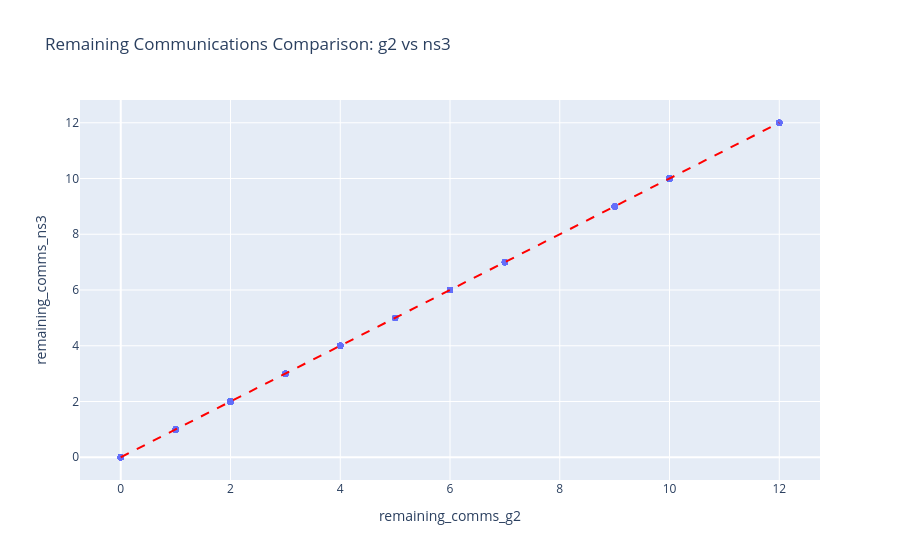

The notebook cell this image was saved under:
### Markdown cell above
## Remaining Communications Comparison (g2 vs ns3)

### Code cell
fig = px.scatter(df, x='remaining_comms_g2', y='remaining_comms_ns3', 
                 hover_data=['node_name', 'sys_id'],
                 title='Remaining Communications Comparison: g2 vs ns3')
fig.add_shape(type='line', x0=df['remaining_comms_g2'].min(), y0=df['remaining_comms_g2'].min(), x1=df['remaining_comms_g2'].max(), y1=df['remaining_comms_g2'].max(), line=dict(color='red', dash='dash'))
fig.show()

### Figure 1 — Plotly figure (JSON) as saved in the notebook; plotly's stock layout.template omitted (floating-point values rounded to 4 significant figures; data arrays with more than 128 entries replaced by an {"elided": "..."} marker saying what was removed)
{"data": [{"customdata": {"elided": "880x2 mixed values"}, "hovertemplate": "remaining_comms_g2=%{x}<br>remaining_comms_ns3=%{y}<br>node_name=%{customdata[0]}<br>sys_id=%{customdata[1]}<extra></extra>", "legendgroup": "", "marker": {"color": "#636efa", "symbol": "circle"}, "mode": "markers", "name": "", "orientation": "v", "showlegend": false, "type": "scatter", "x": {"elided": "880 int values"}, "xaxis": "x", "y": {"elided": "880 int values"}, "yaxis": "y"}], "layout": {"legend": {"tracegroupgap": 0}, "shapes": [{"line": {"color": "red", "dash": "dash"}, "type": "line", "x0": 0, "x1": 12, "y0": 0, "y1": 12}], "title": {"text": "Remaining Communications Comparison: g2 vs ns3"}, "xaxis": {"anchor": "y", "domain": [0, 1], "title": {"text": "remaining_comms_g2"}}, "yaxis": {"anchor": "x", "domain": [0, 1], "title": {"text": "remaining_comms_ns3"}}}}
